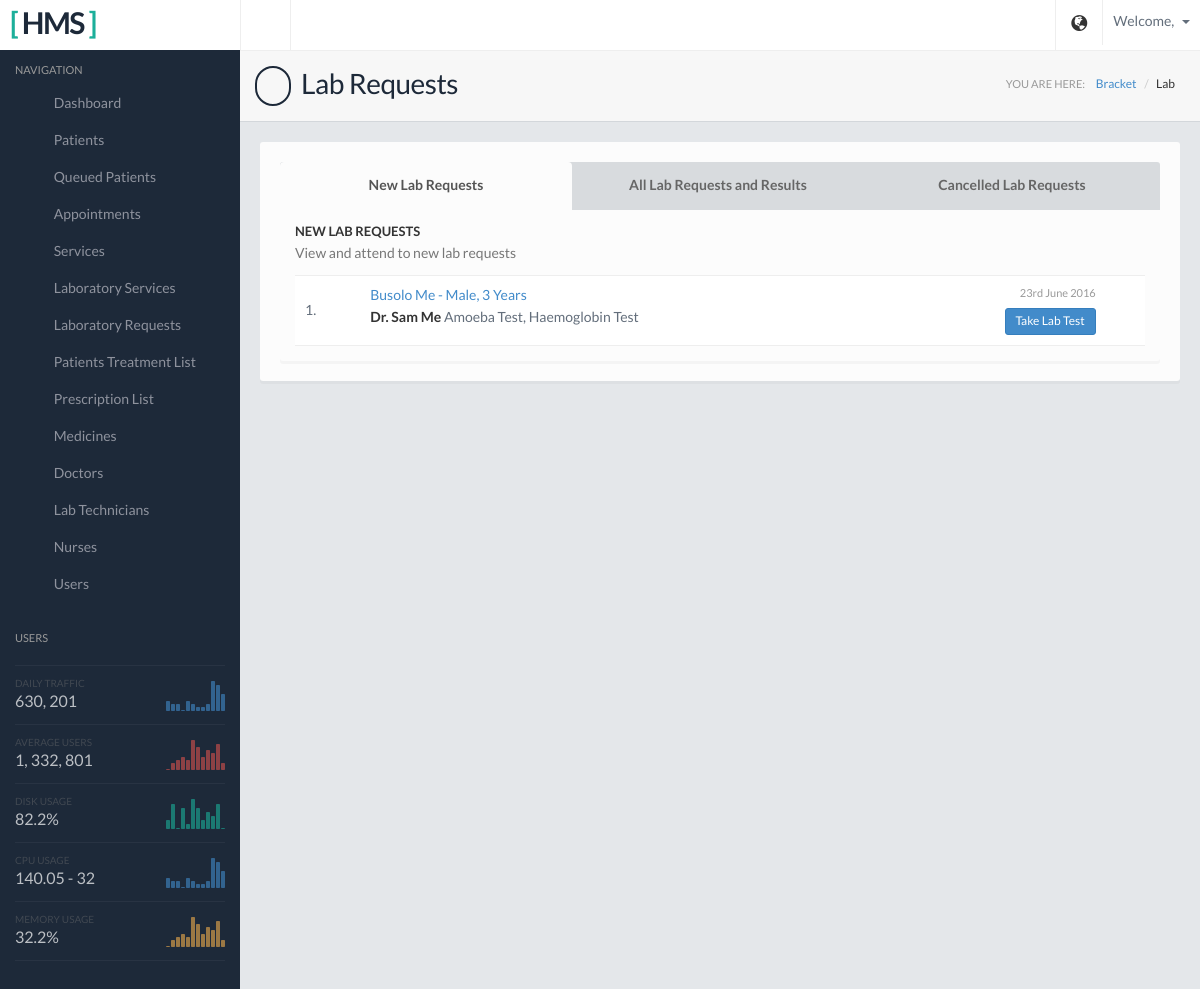
The page /index.php/laboratory/labRequests on the database as committed earlier.
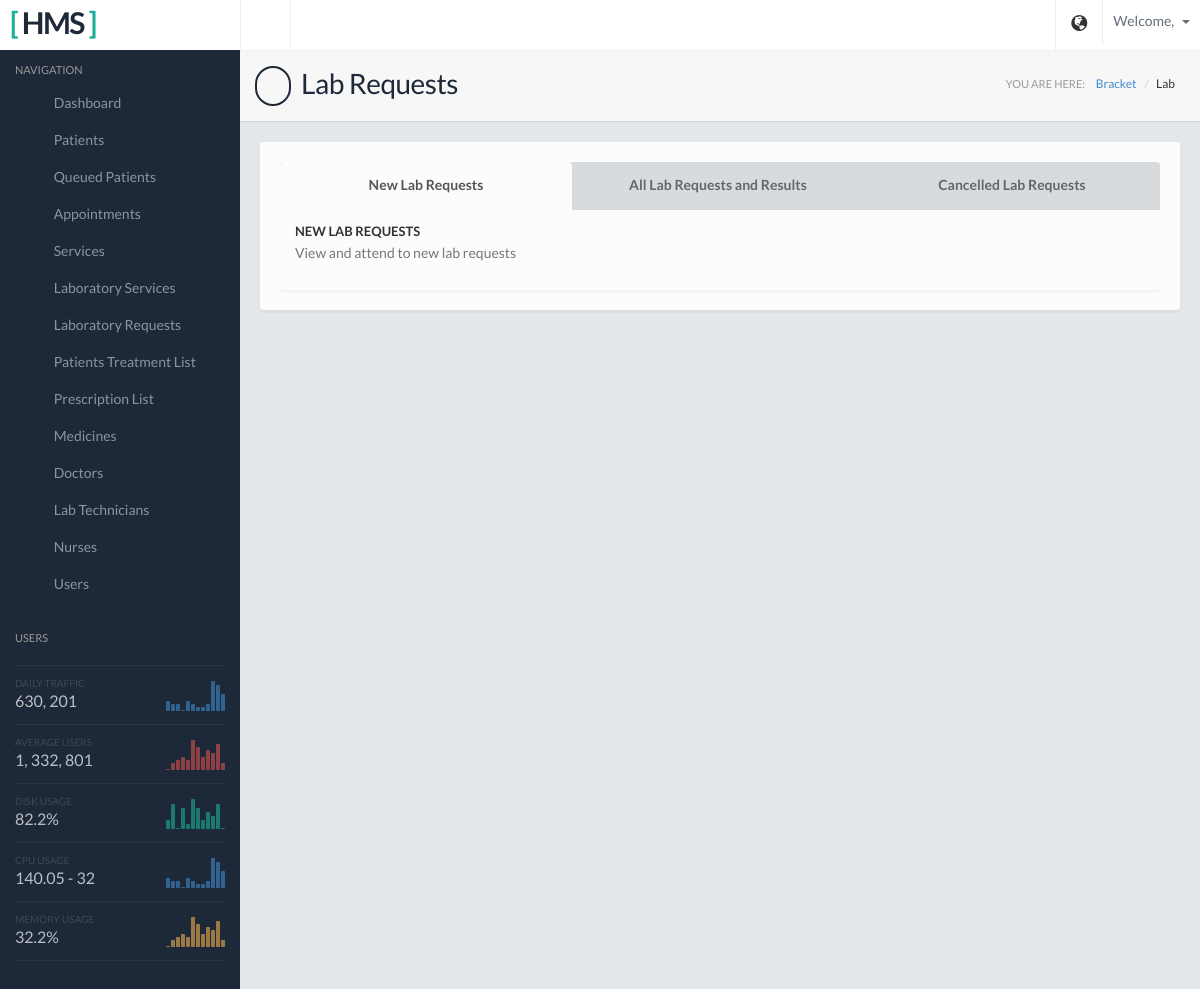
The same page on the database as committed later.
### tables this page shows
CREATE TABLE `tbl_patient_treatments` (
  `id` bigint(255) NOT NULL,
  `patient_id` bigint(255) NOT NULL,
  `user_id` bigint(255) NOT NULL,
  `symptoms` varchar(65000) DEFAULT NULL,
  `treatment_heading` varchar(255) DEFAULT NULL,
  `datetime` timestamp NOT NULL DEFAULT CURRENT_TIMESTAMP,
  `status` tinyint(4) NOT NULL DEFAULT '0',
  `treatment_type` bigint(255) DEFAULT NULL,
  `lab_request_id` bigint(255) DEFAULT '0',
  `treatment_status` tinyint(4) NOT NULL DEFAULT '0'
);

CREATE TABLE `tbl_lab_requests` (
  `request_id` bigint(255) NOT NULL,
  `patient_treatment_id` bigint(255) NOT NULL,
  `user_id` bigint(255) NOT NULL,
  `status` tinyint(1) NOT NULL DEFAULT '0',
  `date_created` timestamp NOT NULL DEFAULT CURRENT_TIMESTAMP
);

CREATE TABLE `tbl_patients` (
  `patient_id` bigint(255) NOT NULL,
  `name` varchar(255) NOT NULL,
  `dob` date NOT NULL,
  `gender` tinyint(1) NOT NULL,
  `last_visit` datetime DEFAULT NULL,
  `date_created` timestamp NOT NULL DEFAULT CURRENT_TIMESTAMP ON UPDATE CURRENT_TIMESTAMP,
  `phone_number` varchar(50) DEFAULT NULL,
  `status` tinyint(1) DEFAULT '0',
  `location` varchar(255) DEFAULT NULL,
  `relationship_id` bigint(255) NOT NULL
);

CREATE TABLE `tbl_users` (
  `user_id` bigint(255) NOT NULL,
  `username` varchar(255) NOT NULL,
  `password` varchar(255) NOT NULL,
  `role_id` bigint(255) NOT NULL,
  `active` tinyint(4) NOT NULL DEFAULT '1',
  `date_created` timestamp NOT NULL DEFAULT CURRENT_TIMESTAMP,
  `last_login` datetime NOT NULL,
  `name` varchar(255) NOT NULL,
  `a` varchar(255) DEFAULT NULL,
  `d` varchar(255) DEFAULT NULL,
  `n` varchar(255) DEFAULT NULL
);

CREATE TABLE `tbl_lab_services` (
  `id` bigint(255) NOT NULL,
  `name` varchar(255) NOT NULL,
  `price` double NOT NULL DEFAULT '0',
  `description` varchar(1000) NOT NULL,
  `deleted_status` tinyint(1) NOT NULL DEFAULT '0'
);

### application/controllers/laboratory.php (called while the page is built, shortened)
<?php if ( ! defined('BASEPATH')) exit('No direct script access allowed');
class Laboratory extends CI_Controller {
	function __construct()
	{
		$this->load->library(array('table','form_validation'));
		$this->load->helper('url');
		$this->load->model('Laboratory_model','',TRUE);
		$this->load->model('Treatment_model','',TRUE);
	}
	function labRequests()
	{
		$data['new_requests'] = $this->Laboratory_model->get_list_new_requests();
		$data['all_requests'] = $this->Laboratory_model->get_list_all_requests();
		$data['cancelled_requests'] = $this->Laboratory_model->get_list_cancelled_requests();
		$data['labRequests'] = $this->Laboratory_model->labRequests();
		$this->load->view('includes/header');
		$this->load->view('laboratory/labRequestList', $data);
		$this->load->view('includes/footer');
	}
}
?>

### index.php (called while the page is built, shortened)
<?php
require_once BASEPATH.'core/CodeIgniter.php';

### application/models/Laboratory_model.php (called while the page is built, shortened)
<?php
class laboratory_model extends CI_Model {
	function get_list_all_requests(){
		$this->db->order_by('tbl_lab_requests.status','asc');
		$this->db->order_by('tbl_lab_requests.request_id','desc');
		$this->db->select('tbl_patient_treatments.*, tbl_patients.name as name , tbl_lab_requests.status as request_status, tbl_lab_requests.*, tbl_users.name as user, tbl_patients.dob as dob, tbl_patients.gender as gender');
        $this->db->join('tbl_patient_treatments', 'tbl_patient_treatments.id = tbl_lab_requests.patient_treatment_id', 'left');
        $this->db->join('tbl_patients', 'tbl_patients.patient_id = tbl_patient_treatments.patient_id', 'left');
        $this->db->join('tbl_users', 'tbl_users.user_id = tbl_lab_requests.user_id', 'left');
		return $this->db->get('tbl_lab_requests');
	}
	function get_list_new_requests(){
		$this->db->order_by('tbl_lab_requests.status','asc');
		$this->db->order_by('tbl_lab_requests.request_id','desc');
		$this->db->select('tbl_patient_treatments.*, tbl_patients.name as name , tbl_lab_requests.status as request_status, tbl_lab_requests.*, tbl_users.name as user, tbl_patients.dob as dob, tbl_patients.gender as gender');
        $this->db->join('tbl_patient_treatments', 'tbl_patient_treatments.id = tbl_lab_requests.patient_treatment_id', 'left');
        $this->db->join('tbl_patients', 'tbl_patients.patient_id = tbl_patient_treatments.patient_id', 'left');
        $this->db->join('tbl_users', 'tbl_users.user_id = tbl_lab_requests.user_id', 'left');
        $this->db->where('tbl_lab_requests.status', 0);
		return $this->db->get('tbl_lab_requests');
	}
	function get_list_cancelled_requests(){
		$this->db->order_by('tbl_lab_requests.status','asc');
		$this->db->order_by('tbl_lab_requests.request_id','desc');
		$this->db->select('tbl_patient_treatments.*, tbl_patients.name as name , tbl_lab_requests.status as request_status, tbl_lab_requests.*, tbl_users.name as user, tbl_patients.dob as dob, tbl_patients.gender as gender');
        $this->db->join('tbl_patient_treatments', 'tbl_patient_treatments.id = tbl_lab_requests.patient_treatment_id', 'left');
        $this->db->join('tbl_patients', 'tbl_patients.patient_id = tbl_patient_treatments.patient_id', 'left');
        $this->db->join('tbl_users', 'tbl_users.user_id = tbl_lab_requests.user_id', 'left');
        $this->db->where('tbl_lab_requests.status', 2);
		return $this->db->get('tbl_lab_requests');
	}
	function labRequests()
	{
		return $this->db->select('tbl_lab_requests.request_id, tbl_lab_services.name, tbl_lab_requests.patient_treatment_id as treatment_id')->from('tbl_lab_requests')->join('tbl_lab_requests_details', 'tbl_lab_requests_details.request_id = tbl_lab_requests.request_id', 'inner')->join('tbl_lab_services', 'tbl_lab_services.id = tbl_lab_requests_details.service_id', 'inner')->get();
	}
	function getNotifications($reciever_role, $notification_type){
		$this->db->order_by('tbl_notifications.status','asc');
		$this->db->order_by('notification_id','desc');
		$this->db->select('tbl_patient_treatments.id, tbl_patients.patient_id, tbl_patients.name as patient_name, tbl_roles.name, tbl_notifications.status as notification_status, tbl_notifications.*');
        $this->db->join('tbl_patient_treatments', 'tbl_patient_treatments.id = tbl_notifications.treatment_id', 'left');
        $this->db->join('tbl_patients', 'tbl_patients.patient_id = tbl_patient_treatments.patient_id', 'left');
        $this->db->join('tbl_roles', 'tbl_roles.role_id = tbl_notifications.sender_role', 'left');
		$this->db->where('reciever_role', $reciever_role);
		$this->db->where('notification_type', $notification_type);
		return $this->db->get('tbl_notifications');
	}
	function countNotifications($role_id, $status){
		$this->db->order_by('notification_id','desc');
		$this->db->where('reciever_role', $role_id);
		$this->db->where('status', $status);
		$query = $this->db->get('tbl_notifications');
		return $query->num_rows();
	}
}
?>

### application/views/laboratory/labRequestList.php (the view, shortened to what this page needs)
<?php
  function get_age($datetime)
  {
    $from = new DateTime($datetime);
    $to   = new DateTime('today');
    $years = ($from->diff($to)->y);
    if($years <= 0)
    {
      $months = ($from->diff($to)->m);
      if($months <= 0)
        return (($from->diff($to)->d).'  '."Days");
      else
        return $months.'  '."Months";
    }
    else
        return $years.'  '."Years";
  }
  function format_date($datetime)
  {
    $date = date('jS F Y', (strtotime($datetime)));
    return $date;
  }
?>
<div class="pageheader">
  <h2><i class="fa fa-envelope"></i> Lab Requests</h2>
  <div class="breadcrumb-wrapper">
    <span class="label">You are here:</span>
    <ol class="breadcrumb">
      <li><a href="index.html">Bracket</a></li>
      <li class="active">Lab</li>
    </ol>
  </div>
</div>
<div class="contentpanel panel-email">
    <div class="row">
        <div class="col-sm-12">
            <div class="panel panel-default">
                <div class="panel-body">
                            <ul class="nav nav-tabs nav-justified">
                              <li class="active"><a href="#new" data-toggle="tab"><strong>New Lab Requests</strong></a></li>
                              <li><a href="#all" data-toggle="tab"><strong>All Lab Requests and Results</strong></a></li>
                              <li><a href="#cancelled" data-toggle="tab"><strong>Cancelled Lab Requests</strong></a></li>
                            </ul>
                    <div class="tab-content">
                      <div class="tab-pane active" id="new">
                        <h5 class="subtitle mb5">New Lab Requests</h5>
                        <p class="text-muted">View and attend to new lab requests</p>
                          <div class="table-responsive">
                            <table class="table table-email">
                              <tbody>
                                <?php foreach ($new_requests->result() as $new){?>
                                <tr class="<?php if($new->request_status == 0){ echo "unread"; } else echo ""; ?>">
                                  <td>
                                  </td>
                                  <td>
                                  </td>
                                  <td>
                                    <div class="media">
                                        <div class="media-body">
                                            <span class="media-meta pull-right"><?php echo format_date($new->date_created); ?></span>
                                            <a href="<?php echo base_url(); ?>laboratory/detailedRequest/<?php echo $new->lab_request_id; ?>/<?php echo $new->patient_id; ?>"><?php echo $new->name; ?> - <?php if ($new->gender == 0) echo "Female"; else echo "Male"?>, <?php echo get_age($new->dob); ?></a>
                                            <p class="email-summary"><strong><?php echo $new->user; ?></strong> <?php $i = 0; foreach($labRequests->result() as $labRequest) if($labRequest->request_id == $new->lab_request_id) { if($i > 0) echo ", "; echo $labRequest->name; $i ++; }?> <a href="<?php echo base_url(); ?>laboratory/labResults/<?php echo $new->lab_request_id; ?>"><span class="btn btn-primary btn-xs pull-right">Take Lab Test</span></a></p>
                                        </div>
                                    </div>
                                  </td>
                                  <td>
                                  </td>
                                </tr>
                                <?php } ?>
                              </tbody>
                            </table>
                        </div>
                      </div>
                    </div>
                </div>
            </div>
        </div>
    </div>
</div>

### application/views/includes/header.php (shortened to what this page needs)
<!DOCTYPE html>
<html lang="en">
<head>
  <link href="<?php echo base_url(); ?>assets/css/style.default.css" rel="stylesheet">
</head>
<body>
<section>
  <div class="leftpanel">
    <div class="logopanel">
        <h1><span>[</span> HMS <span>]</span></h1>
    </div>
    <div class="leftpanelinner">
      <h5 class="sidebartitle">Navigation</h5>
      <ul class="nav nav-pills nav-stacked nav-bracket">
        <li><a href="<?php echo base_url(); ?>"><i class="fa fa-home"></i> <span>Dashboard</span></a></li>
        <li><a href="<?php echo base_url(); ?>patients"><i class="fa fa-users"></i> <span>Patients</span></a></li>
        <li><a href="<?php echo base_url(); ?>patients/qeued_patients"><i class="fa fa-users"></i> <span>Queued Patients</span></a></li>
        <li><a href="<?php echo base_url(); ?>appointments"><i class="fa fa-calendar"></i> <span>Appointments</span></a></li>
        <li><a href="<?php echo base_url(); ?>services"><i class="fa fa-calendar"></i> <span>Services</span></a></li>
        <li><a href="<?php echo base_url(); ?>laboratory/lab_services"><i class="fa fa-medkit"></i> <span>Laboratory Services</span></a></li>
        <li><a href="<?php echo base_url(); ?>laboratory/labRequests"><i class="fa fa-users"></i> <span>Laboratory Requests</span></a></li>
        <li><a href="<?php echo base_url(); ?>patients/patient_treatment"><i class="fa fa-users"></i> <span>Patients Treatment List</span></a></li>
        <li><a href="<?php echo base_url(); ?>patients/prescription_list"><i class="fa fa-users"></i> <span>Prescription List</span></a></li>
        <li><a href="<?php echo base_url(); ?>medicines"><i class="fa fa-medkit"></i> <span>Medicines</span></a></li>
        <li><a href="<?php echo base_url(); ?>users/doctors"><i class="fa fa-user-md"></i> <span>Doctors</span></a></li>
        <li><a href="<?php echo base_url(); ?>users/technicians"><i class="fa fa-users"></i> <span>Lab Technicians</span></a></li>
        <li><a href="<?php echo base_url(); ?>users/nurses"><i class="fa fa-stethoscope"></i> <span>Nurses</span></a></li>
        <li><a href="<?php echo base_url(); ?>users"><i class="fa fa-user"></i> <span>Users</span></a></li>
      </ul>
      <div class="infosummary">
        <h5 class="sidebartitle">Users</h5>
        <ul>
            <li>
                <div class="datainfo">
                    <span class="text-muted">Daily Traffic</span>
                    <h4>630, 201</h4>
                </div>
                <div id="sidebar-chart" class="chart"></div>
            </li>
            <li>
                <div class="datainfo">
                    <span class="text-muted">Average Users</span>
                    <h4>1, 332, 801</h4>
                </div>
                <div id="sidebar-chart2" class="chart"></div>
            </li>
            <li>
                <div class="datainfo">
                    <span class="text-muted">Disk Usage</span>
                    <h4>82.2%</h4>
                </div>
                <div id="sidebar-chart3" class="chart"></div>
            </li>
            <li>
                <div class="datainfo">
                    <span class="text-muted">CPU Usage</span>
                    <h4>140.05 - 32</h4>
                </div>
                <div id="sidebar-chart4" class="chart"></div>
            </li>
            <li>
                <div class="datainfo">
                    <span class="text-muted">Memory Usage</span>
                    <h4>32.2%</h4>
                </div>
                <div id="sidebar-chart5" class="chart"></div>
            </li>
        </ul>
      </div>
    </div>
  </div>
  <div class="mainpanel">
    <div class="headerbar">
      <a class="menutoggle"><i class="fa fa-bars"></i></a>
      <div class="header-right">
        <ul class="headermenu">
           <li>
            <div class="btn-group">
              <button class="btn btn-default dropdown-toggle tp-icon" data-toggle="dropdown">
                <i class="glyphicon glyphicon-globe"></i>
              </button>
                <ul class="dropdown-list gen-list"><!--
                  <?php print_r(getNotifications(2,2)->result()[0]); ?> -->
                </ul>
            </div>
          </li>
          <li>
            <div class="btn-group">
              <button type="button" class="btn btn-default dropdown-toggle" data-toggle="dropdown">
                Welcome, <?php echo ucwords($this->session->userdata('logged_in')['name']); ?>
                <span class="caret"></span>
              </button>
            </div>
          </li>
        </ul>
      </div>
    </div>

### application/views/includes/footer.php
</div>
</section>
</body>
</html>

### application/views/laboratory/labRequestList.php (style rules this page uses)
table { counter-reset: line-number; }
td:first-child:before { content: counter(line-number) "."; counter-increment: line-number; padding-right: 0.3em; }

Rows that differ between the two databases and show on the page:
removed tbl_patient_treatments: lab_request.date_created "23rd June 2016", patient.name "Busolo Me", patient.dob "3 Years", user.name "Dr. Sam Me"
removed tbl_lab_requests: tbl_lab_services.name "Amoeba Test", tbl_lab_services.name "Haemoglobin Test"
